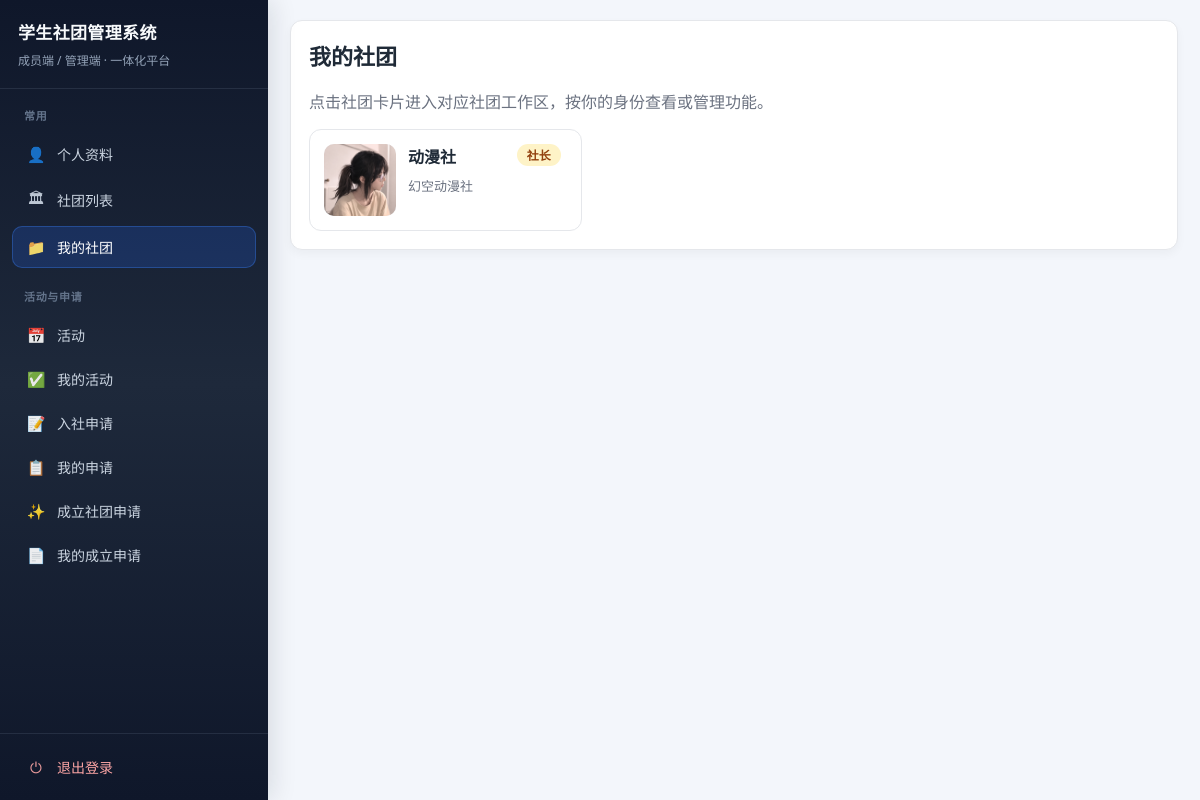
/my-clubs/ (signed in), run on the app's committed database.
### club/models.py (models this page shows, shortened)
class ClubInfo(models.Model):
    name = models.CharField(max_length=128, default="学生社团")
    intro = models.TextField(blank=True)
    charter = models.TextField(blank=True)
    contact = models.CharField(max_length=128, blank=True)
    logo_url = models.URLField("标志图片链接", blank=True)
    logo = models.ImageField("标志图片（上传）", upload_to="club_logos/", blank=True)
    principal = models.CharField(max_length=64, blank=True)

### club/views.py (the view)
# urls.py: path("my-clubs/", views.my_clubs, name="my_clubs"),
@login_required
def my_clubs(request):
    profile = request.user.memberprofile
    manageable_ids = set(_get_manageable_club_ids(profile))
    pending_map = {}
    if manageable_ids:
        pending_map = {
            row["club_id"]: row["cnt"]
            for row in JoinApplication.objects.filter(
                status=ApplicationStatus.PENDING,
                club_id__in=manageable_ids,
            )
            .values("club_id")
            .annotate(cnt=Count("id"))
        }
    club_rows = []
    joined_clubs = list(_get_joined_clubs(profile))
    unviewed_map = _unviewed_notice_counts_by_club(request.user, [club.pk for club in joined_clubs])
    for club in joined_clubs:
        identity = _get_profile_club_identity(profile, club)
        club_rows.append(
            {
                "club": club,
                "identity_meta": _get_identity_meta(identity),
                "has_pending_approval": pending_map.get(club.pk, 0) > 0,
                "has_unviewed_notice": unviewed_map.get(club.pk, 0) > 0,
            }
        )
    return render(request, "club/my_clubs.html", {"club_rows": club_rows})

### club/views.py (called while the page is built)
def _get_joined_club_ids(profile):
    club_ids = set(profile.memberships.filter(is_active=True).values_list("club_id", flat=True))
    club_ids.update(
        profile.assignments.filter(is_active=True, department__club__isnull=False).values_list("department__club_id", flat=True)
    )
    if profile.club_id:
        club_ids.add(profile.club_id)
    return sorted(cid for cid in club_ids if cid)

def _get_joined_clubs(profile):
    return ClubInfo.objects.filter(pk__in=_get_joined_club_ids(profile)).order_by("name")

def _get_manageable_club_ids(profile):
    club_ids = set(
        profile.assignments.filter(
            is_active=True,
            department__club__isnull=False,
            position__name__in=CLUB_LEADER_POSITIONS,
        ).values_list("department__club_id", flat=True)
    )
    if profile.role == RoleChoices.CLUB_ADMIN and profile.club_id:
        club_ids.add(profile.club_id)
    return sorted(cid for cid in club_ids if cid)

def _get_profile_club_identity(profile, club):
    if not club:
        return None
    position_names = set(
        profile.assignments.filter(
            is_active=True,
            department__club=club,
            position__name__in=CLUB_LEADER_POSITIONS,
        ).values_list("position__name", flat=True)
    )
    if Position.NameChoices.PRESIDENT in position_names:
        return "president"
    if Position.NameChoices.VICE_PRESIDENT in position_names:
        return "vice_president"
    if club.pk in _get_joined_club_ids(profile):
        return "member"
    return None

def _get_identity_meta(identity):
    return CLUB_IDENTITY_META.get(identity)

def get_unviewed_visible_notices(user, club=None):
    profile = user.memberprofile
    if profile.role == RoleChoices.SUPER_ADMIN:
        return Notice.objects.none()
    return get_visible_notices(user, club=club).exclude(views__profile=profile)

def _unviewed_notice_counts_by_club(user, club_ids=None):
    profile = user.memberprofile
    if profile.role == RoleChoices.SUPER_ADMIN:
        return {}
    notices = get_unviewed_visible_notices(user)
    if club_ids is not None:
        notices = notices.filter(club_id__in=club_ids)
    return {
        row["club_id"]: row["cnt"]
        for row in notices.order_by().values("club_id").annotate(cnt=Count("id"))
    }

### templates/club/my_clubs.html (shortened to what this page needs)
{% extends 'club/base.html' %}
{% block content %}
<h2>我的社团</h2>
<p class="muted">点击社团卡片进入对应社团工作区，按你的身份查看或管理功能。</p>
<div class="club-grid">
{% for row in club_rows %}
<a class="club-card" href="{% url 'club:my_club_detail' row.club.pk %}" style="position:relative;">
    {% if row.club.logo %}
    <div class="club-card-logo"><img src="{{ row.club.logo.url }}" alt="{{ row.club.name }}"></div>
    {% elif row.club.logo_url %}
    <div class="club-card-logo"><img src="{{ row.club.logo_url }}" alt=""></div>
    {% else %}
    <div class="club-card-logo placeholder">无图标</div>
    {% endif %}
    <div class="club-card-body" style="flex:1;">
        <div class="club-card-head">
            <strong>{{ row.club.name }}</strong>
            {% if row.identity_meta %}
            <span class="role-tag {{ row.identity_meta.tag_class }}">{{ row.identity_meta.label }}</span>
            {% endif %}
        </div>
        <p class="muted club-card-intro">{{ row.club.intro|truncatewords:28|default:"暂无简介" }}</p>
    </div>
</a>
{% empty %}
<p class="muted">你还没有加入任何社团。</p>
{% endfor %}
</div>
{% endblock %}

### templates/club/base.html (style rules this page uses)
:root { --bg: #f3f6fb; --card: #ffffff; --text: #1f2a37; --muted: #6b7280; --border: #e5e7eb; --primary: #2563eb; --primary-hover: #1d4ed8; --success-bg: #ecfdf3; }
* { box-sizing: border-box; }
body { margin: 0; background: var(--bg); color: var(--text); font-family: "Segoe UI", "Microsoft YaHei", Arial, sans-serif; min-height: 100vh; }
h2 { margin-top: 0; font-size: 22px; }
.muted { color: var(--muted); }
a { color: #1d4ed8; }
.club-grid { display: grid; grid-template-columns: repeat(auto-fill, minmax(260px, 1fr)); gap: 16px; margin-top: 16px; }
.club-card { display: flex; gap: 12px; align-items: flex-start; padding: 14px; border: 1px solid var(--border); border-radius: 12px; background: #fff; text-decoration: none; color: inherit; transition: box-shadow 0.15s, transform 0.15s; }
.club-card-logo { width: 72px; height: 72px; border-radius: 10px; overflow: hidden; flex-shrink: 0; background: #f1f5f9; display: flex; align-items: center; justify-content: center; font-size: 12px; color: var(--muted); }
.club-card-logo img { width: 100%; height: 100%; object-fit: cover; }
.club-card-intro { font-size: 13px; margin: 6px 0 0; }
.role-tag { font-size: 12px; padding: 2px 10px; border-radius: 999px; font-weight: 600; }
.role-tag.president { background: #fef3c7; color: #92400e; }
.role-tag { margin-right: 6px; margin-bottom: 4px; display: inline-block; }
.club-card-head { display: flex; justify-content: space-between; align-items: flex-start; gap: 10px; }

### data on the page
ClubInfo: club.logo (picture), club.name "动漫社", identity_meta.label "社长", club.intro "幻空动漫社"
